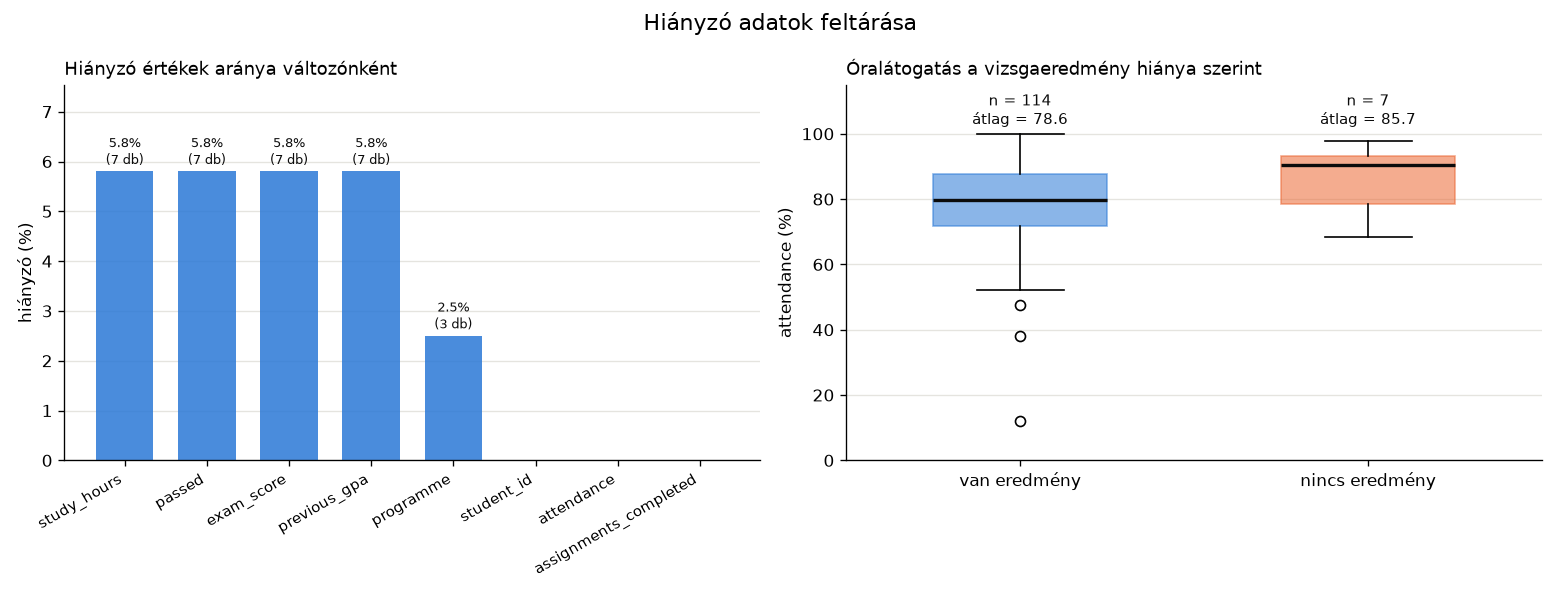

This figure's Python source:
# -*- coding: utf-8 -*-
"""4. Hiányzó adatok feltárása.

Bemenet: student_performance_cleaned-NEW.csv

Meghatározzuk változónként a hiányzó értékek számát és arányát, a hiányos
rekordok számát, és azt, hogy mely változók hiányoznak gyakran együtt.
Végül megvizsgáljuk, hogy a hiányzó exam_score összefügg-e más
változókkal (például az óralátogatással).
"""

import os
from itertools import combinations

import pandas as pd
import matplotlib.pyplot as plt

MAPPA = os.path.dirname(os.path.abspath(__file__))
BEMENET = os.path.join(MAPPA, "student_performance_cleaned-NEW.csv")

NUMERIKUS = ["study_hours", "attendance", "previous_gpa",
             "assignments_completed", "exam_score"]
EGESZ = ["assignments_completed"]

SZIN = "#2a78d6"
SZIN2 = "#eb6834"
SZOVEG_SZIN = "#0b0b0b"
RACS_SZIN = "#e5e4df"


def cim(szoveg):
    """Szakaszcím a kimenetben."""
    print()
    print("=" * 70)
    print(szoveg)
    print("=" * 70)


def beolvas():
    """Beolvasás; a fájl mezői szóközökkel vannak kitöltve, ezért mindent levágunk."""
    df = pd.read_csv(BEMENET, sep=";", encoding="utf-8", dtype="string")
    df.columns = [nev.strip() for nev in df.columns]
    for oszlop in df.columns:
        # a szóközzel feltöltött mezőkből üres sztring lesz, az pedig hiányzó érték
        df[oszlop] = df[oszlop].str.strip().replace("", pd.NA)
    for oszlop in NUMERIKUS:
        df[oszlop] = pd.to_numeric(
            df[oszlop].str.replace(",", ".", regex=False), errors="coerce")
    for oszlop in EGESZ:
        df[oszlop] = df[oszlop].round().astype("Int64")
    return df


def ax_formaz(ax, cim_szoveg, xlabel, ylabel):
    """Közös formázás: cím, tengelyfeliratok, halvány rács."""
    ax.set_title(cim_szoveg, loc="left", fontsize=11)
    ax.set_xlabel(xlabel)
    ax.set_ylabel(ylabel)
    ax.grid(axis="y", color=RACS_SZIN, linewidth=0.8)
    ax.set_axisbelow(True)
    for oldal in ("top", "right"):
        ax.spines[oldal].set_visible(False)


def osszefoglalo_tabla(df):
    """Változó, hiányzó értékek száma, hiányzó értékek aránya."""
    tabla = pd.DataFrame({
        "változó": df.columns,
        "hiányzó_db": df.isna().sum().to_numpy(),
        "hiányzó_arány_%": (df.isna().mean() * 100).round(1).to_numpy(),
    })
    return tabla.sort_values("hiányzó_db", ascending=False).reset_index(drop=True)


def egyutt_hianyzas(df):
    """Mely változópárok hiányoznak gyakran együtt?"""
    hianyzik = df.isna()
    erintett = [oszlop for oszlop in df.columns if hianyzik[oszlop].any()]
    parok = []
    for a, b in combinations(erintett, 2):
        egyutt = int((hianyzik[a] & hianyzik[b]).sum())
        if egyutt:
            # feltételes arány: ha A hiányzik, milyen gyakran hiányzik B is
            parok.append({
                "változó_1": a,
                "változó_2": b,
                "együtt_db": egyutt,
                "A_hiányzóin_belül_%": round(100 * egyutt / int(hianyzik[a].sum()), 1),
                "B_hiányzóin_belül_%": round(100 * egyutt / int(hianyzik[b].sum()), 1),
            })
    return pd.DataFrame(parok).sort_values("együtt_db", ascending=False) \
        if parok else pd.DataFrame()


def hianyzasi_mintak(df):
    """A hiányzás mintázatai: mely oszlopok hiányoznak egyszerre egy rekordban."""
    hianyzik = df.isna()
    erintett = [oszlop for oszlop in df.columns if hianyzik[oszlop].any()]
    minta = hianyzik[erintett].apply(
        lambda sor: ", ".join([oszlop for oszlop in erintett if sor[oszlop]]) or "(nincs hiányzó)",
        axis=1)
    return minta.value_counts()


def exam_score_vizsgalat(df):
    """Összefügg-e a hiányzó exam_score más változókkal?"""
    csoport = df["exam_score"].isna().map({True: "nincs eredmény", False: "van eredmény"})
    osszehasonlitando = [oszlop for oszlop in NUMERIKUS if oszlop != "exam_score"]

    print("Csoportlétszámok:")
    print(csoport.value_counts().to_string())
    print()
    print("Numerikus változók átlaga és mediánja a két csoportban:")
    stat = df.groupby(csoport)[osszehasonlitando].agg(["mean", "median", "count"])
    print(stat.round(2).to_string())

    print()
    print("Az óralátogatás részletesen:")
    for nev, reszlet in df.groupby(csoport)["attendance"]:
        ertekek = reszlet.dropna()
        print("  {:<16} n = {:>3}, átlag = {:>6.2f}, medián = {:>6.2f}, "
              "min = {:>5.1f}, max = {:>5.1f}".format(
                  str(nev), len(ertekek), ertekek.mean(), ertekek.median(),
                  ertekek.min(), ertekek.max()))

    print()
    print("Képzés szerinti megoszlás a két csoportban (%):")
    megoszlas = pd.crosstab(df["programme"], csoport, normalize="columns") * 100
    print(megoszlas.round(1).to_string())
    return csoport


def abrak(df, tabla, csoport):
    """Hiányzási arányok oszlopdiagramon és az óralátogatás a két csoportban."""
    fig, (ax_arany, ax_box) = plt.subplots(1, 2, figsize=(13, 5))

    pozicio = range(len(tabla))
    ax_arany.bar(pozicio, tabla["hiányzó_arány_%"], color=SZIN, alpha=0.85, width=0.7)
    for x, (arany, db) in enumerate(zip(tabla["hiányzó_arány_%"], tabla["hiányzó_db"])):
        if arany > 0:
            ax_arany.text(x, arany + 0.15, "{}%\n({} db)".format(arany, db),
                          ha="center", fontsize=8, color=SZOVEG_SZIN)
    ax_arany.set_xticks(list(pozicio))
    ax_arany.set_xticklabels(tabla["változó"], rotation=30, ha="right", fontsize=9)
    ax_arany.set_ylim(0, max(tabla["hiányzó_arány_%"].max() * 1.3, 1))
    ax_formaz(ax_arany, "Hiányzó értékek aránya változónként", "", "hiányzó (%)")

    # Óralátogatás azoknál, akiknek van, illetve nincs vizsgaeredménye
    csoportnevek = ["van eredmény", "nincs eredmény"]
    adatok = [df.loc[csoport == nev, "attendance"].dropna().to_numpy()
              for nev in csoportnevek]
    doboz = ax_box.boxplot(adatok, patch_artist=True, widths=0.5,
                           medianprops={"color": SZOVEG_SZIN, "linewidth": 2})
    for test, szin in zip(doboz["boxes"], (SZIN, SZIN2)):
        test.set(facecolor=szin, alpha=0.55, edgecolor=szin)
    for x, ertekek in enumerate(adatok, start=1):
        ax_box.text(x, 103, "n = {}\nátlag = {:.1f}".format(len(ertekek), ertekek.mean()),
                    ha="center", fontsize=9, color=SZOVEG_SZIN)
    ax_box.set_xticks([1, 2])
    ax_box.set_xticklabels(csoportnevek)
    ax_box.set_ylim(0, 115)
    ax_formaz(ax_box, "Óralátogatás a vizsgaeredmény hiánya szerint",
              "", "attendance (%)")

    fig.suptitle("Hiányzó adatok feltárása", fontsize=13)
    fig.tight_layout()
    fig.savefig(os.path.join(MAPPA, "04_hianyzo_adatok.png"), dpi=120)


def main():
    pd.set_option("display.width", 130)
    pd.set_option("display.max_columns", 20)

    df = beolvas()
    print("Beolvasva: {} sor, {} oszlop".format(*df.shape))

    cim("Hiányzó értékek száma (df.isna().sum())")
    print(df.isna().sum().to_string())

    cim("Hiányzó értékek aránya (df.isna().mean())")
    print((df.isna().mean() * 100).round(1).to_string())

    cim("Összefoglaló táblázat")
    tabla = osszefoglalo_tabla(df)
    print(tabla.to_string(index=False))

    cim("Hiányzó értéket tartalmazó rekordok")
    hianyos = df.isna().any(axis=1)
    print("Legalább egy hiányzó értéket tartalmazó rekord: {} db ({:.1f}%)".format(
        int(hianyos.sum()), 100 * hianyos.mean()))
    print("Teljesen kitöltött rekord: {} db".format(int((~hianyos).sum())))
    print()
    print("Rekordonkénti hiányzó értékek száma szerinti megoszlás:")
    print(df.isna().sum(axis=1).value_counts().sort_index().to_string())

    cim("Mely változók hiányoznak gyakran együtt?")
    parok = egyutt_hianyzas(df)
    if parok.empty:
        print("Nincs olyan változópár, amely ugyanabban a rekordban hiányzik.")
    else:
        print(parok.to_string(index=False))
    print()
    print("Hiányzási mintázatok (mely oszlopok hiányoznak egy rekordban):")
    print(hianyzasi_mintak(df).to_string())

    cim("Összefügg-e a hiányzó exam_score más változókkal?")
    csoport = exam_score_vizsgalat(df)

    abrak(df, tabla, csoport)
    plt.show()


if __name__ == "__main__":
    main()
